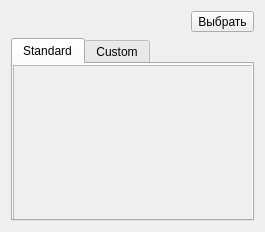
<ui version="4.0" >
 <class>PaletteManagerClass</class>
 <widget class="QDialog" name="PaletteManagerClass" >
  <property name="geometry" >
   <rect>
    <x>0</x>
    <y>0</y>
    <width>265</width>
    <height>232</height>
   </rect>
  </property>
  <property name="windowTitle" >
   <string>Palette Manager</string>
  </property>
  <layout class="QGridLayout" name="gridLayout" >
   <item row="0" column="0" >
    <widget class="PaletteWidget" native="1" name="currentPalette" />
   </item>
   <item row="1" column="0" colspan="2" >
    <widget class="QTabWidget" name="tabWidget" >
     <property name="currentIndex" >
      <number>0</number>
     </property>
     <widget class="QWidget" name="standardTab" >
      <property name="geometry" >
       <rect>
        <x>0</x>
        <y>0</y>
        <width>241</width>
        <height>161</height>
       </rect>
      </property>
      <attribute name="title" >
       <string>Standard</string>
      </attribute>
      <widget class="PaletteListWidget" name="standardPalettes" >
       <property name="geometry" >
        <rect>
         <x>0</x>
         <y>1</y>
         <width>241</width>
         <height>161</height>
        </rect>
       </property>
       <property name="widgetResizable" >
        <bool>true</bool>
       </property>
       <widget class="QWidget" name="scrollAreaWidgetContents" >
        <property name="geometry" >
         <rect>
          <x>0</x>
          <y>0</y>
          <width>239</width>
          <height>159</height>
         </rect>
        </property>
       </widget>
      </widget>
     </widget>
     <widget class="QWidget" name="customTab" >
      <property name="geometry" >
       <rect>
        <x>0</x>
        <y>0</y>
        <width>241</width>
        <height>161</height>
       </rect>
      </property>
      <attribute name="title" >
       <string>Custom</string>
      </attribute>
      <widget class="PaletteListWidget" name="customPalettes" >
       <property name="geometry" >
        <rect>
         <x>0</x>
         <y>0</y>
         <width>241</width>
         <height>161</height>
        </rect>
       </property>
       <property name="widgetResizable" >
        <bool>true</bool>
       </property>
       <widget class="QWidget" name="scrollAreaWidgetContents_2" >
        <property name="geometry" >
         <rect>
          <x>0</x>
          <y>0</y>
          <width>239</width>
          <height>159</height>
         </rect>
        </property>
       </widget>
      </widget>
     </widget>
    </widget>
   </item>
   <item row="0" column="1" >
    <widget class="QToolButton" name="selectButton" >
     <property name="text" >
      <string>Выбрать</string>
     </property>
    </widget>
   </item>
  </layout>
 </widget>
 <layoutdefault spacing="6" margin="11" />
 <customwidgets>
  <customwidget>
   <class>PaletteWidget</class>
   <extends>QWidget</extends>
   <header>palettewidget.h</header>
   <container>1</container>
  </customwidget>
  <customwidget>
   <class>PaletteListWidget</class>
   <extends>QScrollArea</extends>
   <header>palettelistwidget.h</header>
   <container>1</container>
  </customwidget>
 </customwidgets>
 <resources/>
 <connections/>
</ui>
